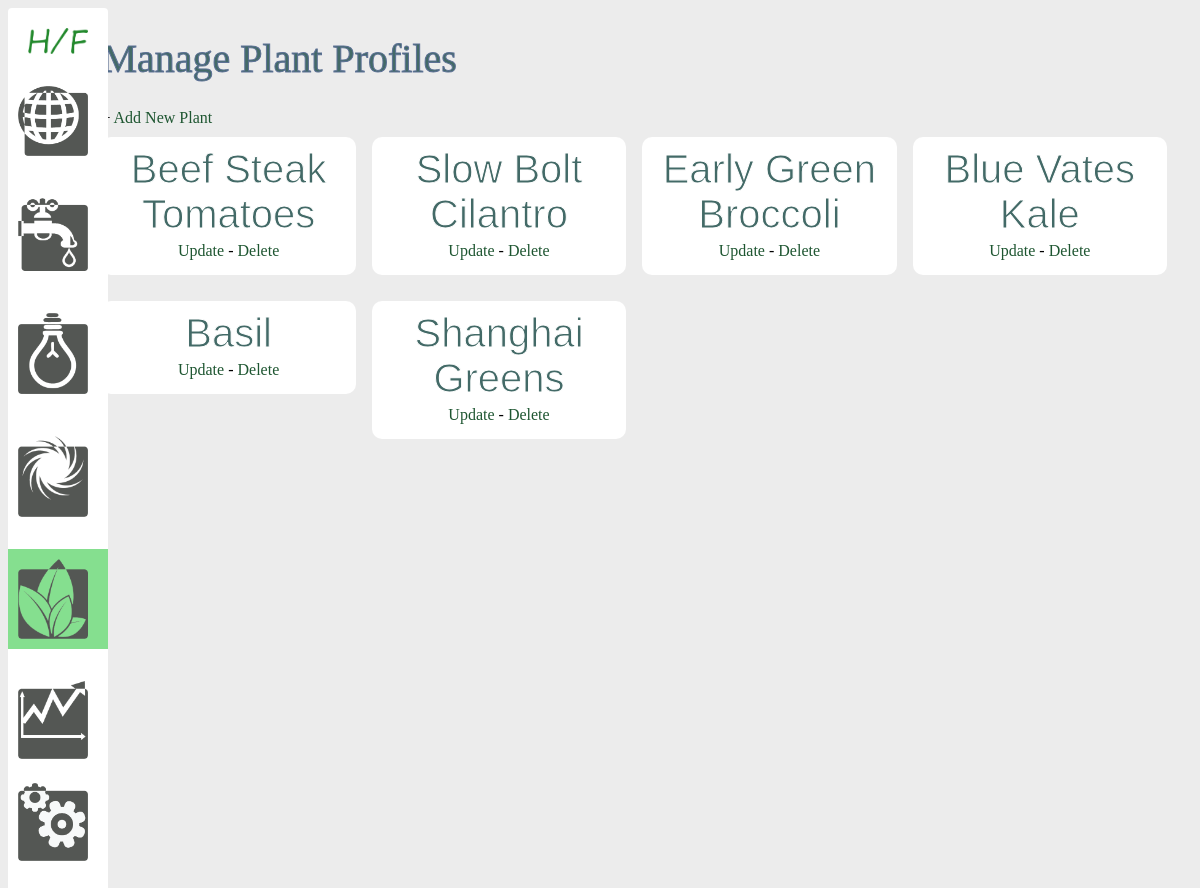
The app's page /plant with its own data.
### models.py (models this page shows)
class Plant(db.Model):
    id = db.Column(db.Integer, primary_key=True)
    name = db.Column(db.String(50), nullable=False)
    best_ec = db.Column(db.Float, nullable=True)
    best_temp = db.Column(db.Integer, nullable=True)
    best_season = db.Column(db.String(15), nullable=True)

### views.py (the view)
@app.route('/plant')
def list_plant_profiles():
    plants = Plant.query.all()
    return render_template('plant/index_plant.html', plants=plants)

### templates/plant/index_plant.html
{% extends 'layout.html' %}
{% block body %}
    <h1>Manage Plant Profiles</h1>
    + <a href="/add_plant">Add New Plant</a>
    <br />
    <div class="container">
        {% for plant in plants %}
            <div class="plant">
                <h2>{{ plant.name }}</h2>
                <a href="/update_plant/{{plant.id}}">Update</a>
                -
                <a href="/delete_plant/{{plant.id}}">Delete</a>
                <br />
            </div>
        {% endfor %}
    </div>
{% endblock %}

### static/css/main.css (style rules this page uses)
body { background: rgb(236,236,236); }
a { text-decoration: none; color: #1E5631; }
h1 { font-weight: normal; font-size: 2.5em; color: #436a67; -webkit-text-stroke-width: 1px; -webkit-text-stroke-color: rgb(92, 112, 149); }
.container { display:grid; grid-template-columns: 1fr 1fr 1fr 1fr; gap: 1em; }
.water, .plant, .light, .air, .pin { background-color: #fff; text-align: center; border-radius: 10px; height: max-content; margin-top:10px; padding: 5px 15px 15px 15px; }
h2 { text-align: center; margin:5px; font-weight:normal; font-size: 2.5em; font-family:arial; color: #436a67; -webkit-text-stroke-width: 1px; -webkit-text-stroke-color: #fff; }

### records on screen
Plant: name "Beef Steak Tomatoes"
Plant: name "Slow Bolt Cilantro"
Plant: name "Early Green Broccoli"
Plant: name "Blue Vates Kale"
Plant: name "Basil"
Plant: name "Shanghai Greens"
